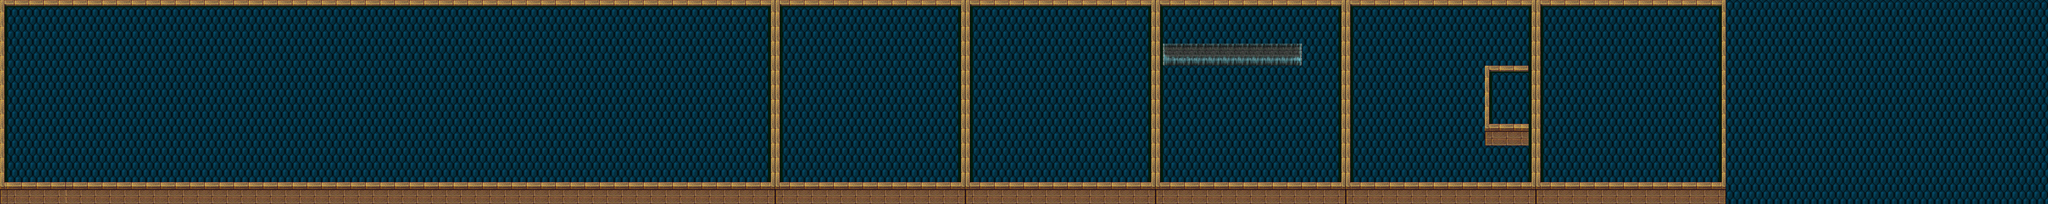

The image is a tile-based game level rendered from a .tmx file. Its description and source (layers, tilesets, objects; grid data summarised) follow:
An orthogonal 280x28 tile map with 16x16 px tiles, 2 tile layers (Background, Walls), 3 hidden layers not drawn, 7 tilesets and 22 objects.

<map version="1.0" orientation="orthogonal" width="280" height="28" tilewidth="16" tileheight="16">
 <tileset firstgid="1" name="tilea1" tilewidth="16" tileheight="16">
  <image source="tilea1.png" width="512" height="384" />
 </tileset>
 <tileset firstgid="769" name="tilee" tilewidth="16" tileheight="16">
  <image source="tilee.png" width="512" height="512" />
 </tileset>
 <tileset firstgid="1793" name="tilea4" tilewidth="16" tileheight="16">
  <image source="tilea4.png" width="512" height="480" />
 </tileset>
 <tileset firstgid="2753" name="framerat_a" tilewidth="16" tileheight="16">
  <image source="framerat_a.png" width="96" height="128" />
 </tileset>
 <tileset firstgid="2801" name="gallery_72313_146_12172" tilewidth="16" tileheight="16">
  <image source="gallery_72313_146_12172.png" width="384" height="256" />
 </tileset>
 <tileset firstgid="3185" name="Backgroundtile" tilewidth="16" tileheight="16">
  <image source="../art/backgroundtile.png" width="32" height="32" />
 </tileset>
 <tileset firstgid="3189" name="backgroundtile3232" tilewidth="32" tileheight="32">
  <image source="../art/backgroundtile.png" width="32" height="32" />
 </tileset>
 <layer name="Background" width="280" height="28">
  <data>[7840 cells, 7560 non-empty, 8 distinct tile ids]</data>
 </layer>
 <layer name="Walls" width="280" height="28">
  <data>[7840 cells, 1336 non-empty, 37 distinct tile ids]</data>
 </layer>
 <layer name="Macguffins" width="280" height="28" visible="0">
  <data>[7840 cells, 20 non-empty, 12 distinct tile ids]</data>
 </layer>
 <layer name="Monsters" width="280" height="28" visible="0">
  <data>[7840 cells, 32 non-empty, 16 distinct tile ids]</data>
 </layer>
 <objectgroup name="WallObjects" width="280" height="28">
  <object x="2" y="11" width="5" height="407" />
  <object x="2" y="402" width="3772" height="8" />
  <object x="3767" y="2" width="7" height="407" />
  <object x="2" y="2" width="3770" height="8" />
  <object x="1688" y="3" width="16" height="406" />
  <object x="2103" y="3" width="16" height="407" />
  <object x="2521" y="2" width="14" height="408" />
  <object x="2521" y="98" width="326" height="45" />
  <object x="2935" y="3" width="18" height="407" />
  <object x="3351" y="2" width="17" height="408" />
  <object x="3247" y="144" width="119" height="10" />
  <object x="3248" y="145" width="11" height="174" />
  <object x="3248" y="273" width="119" height="48" />
 </objectgroup>
 <objectgroup name="Goal" width="280" height="28">
  <object x="2019" y="191" width="29" height="33">
   <properties>
    <property name="destX" value="161" />
    <property name="destY" value="12" />
   </properties>
  </object>
  <object x="2560" y="32" width="30" height="33">
   <properties>
    <property name="destX" value="185" />
    <property name="destY" value="14.0" />
   </properties>
  </object>
  <object x="3295" y="209" width="35" height="34">
   <properties>
    <property name="destX" value="213" />
    <property name="destY" value="13.0" />
   </properties>
  </object>
  <object x="1428" y="275" width="23" height="25">
   <properties>
    <property name="destX" value="107" />
    <property name="destY" value="12.0" />
   </properties>
  </object>
 </objectgroup>
 <objectgroup name="FireTile" width="280" height="28" />
 <objectgroup name="Enemy" width="280" height="28">
  <object x="1808" y="62" width="29" height="28">
   <properties>
    <property name="enemyType" value="BAT" />
   </properties>
  </object>
  <object x="1986" y="63" width="30" height="27">
   <properties>
    <property name="enemyType" value="BAT" />
   </properties>
  </object>
  <object x="1809" y="335" width="31" height="28">
   <properties>
    <property name="enemyType" value="BAT" />
   </properties>
  </object>
  <object x="2001" y="336" width="33" height="26">
   <properties>
    <property name="enemyType" value="BAT" />
   </properties>
  </object>
  <object x="2604" y="22" width="37" height="53">
   <properties>
    <property name="enemyType" value="KNIGHT" />
   </properties>
  </object>
 </objectgroup>
 <imagelayer name="Help text" width="280" height="28" visible="0">
  <image source="../help/help text.png" />
 </imagelayer>
</map>
